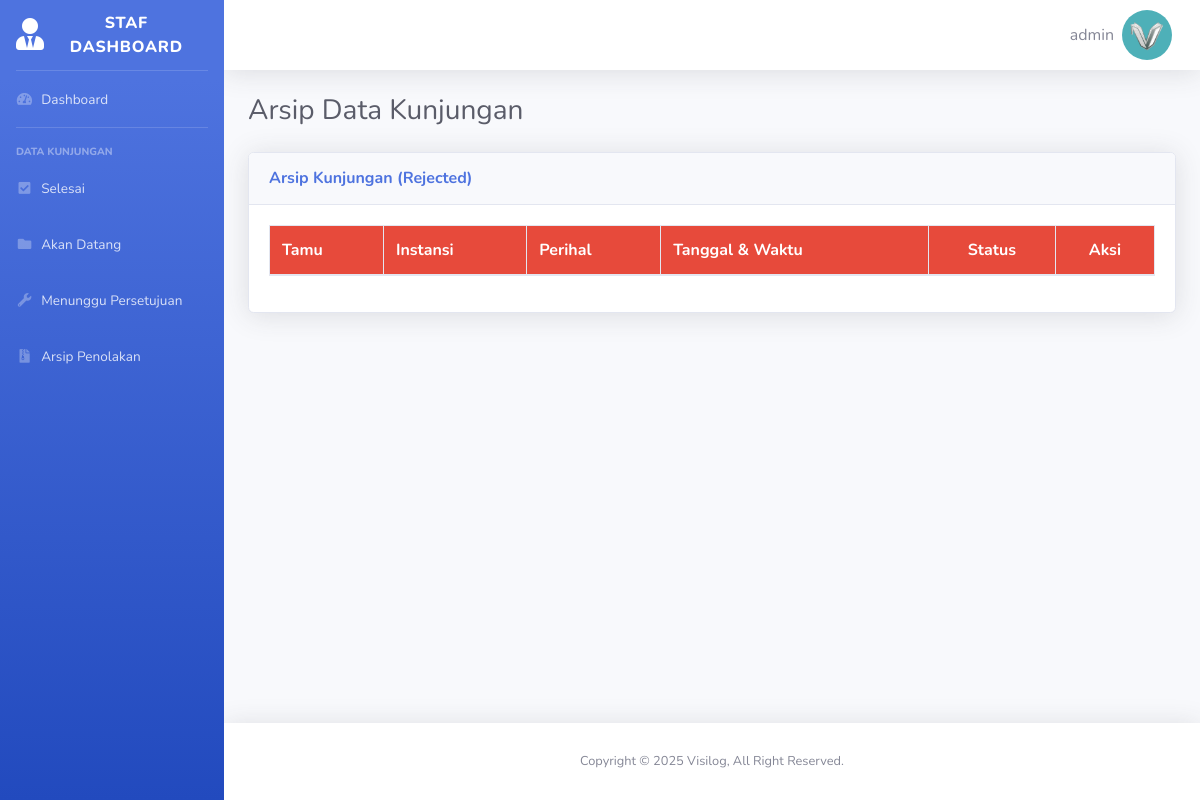
/arsip_kunjungan.php (signed in), run on an earlier commit of the app's database.
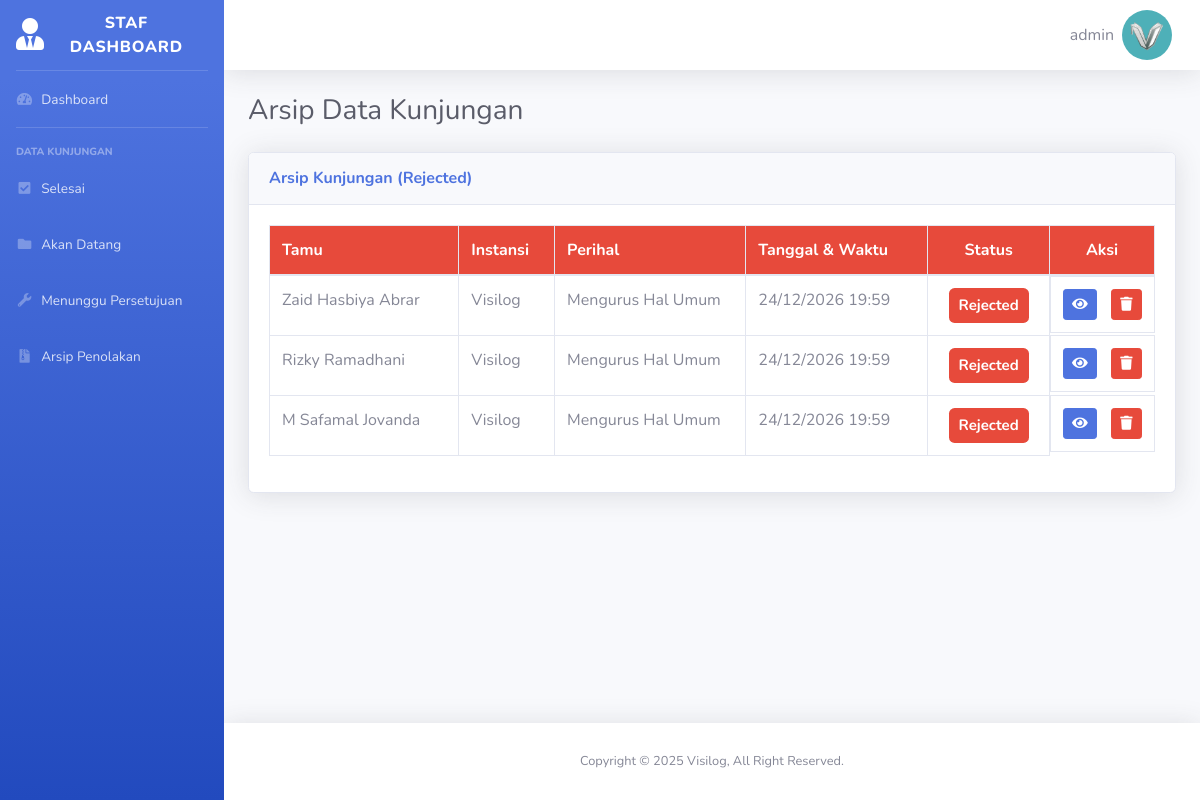
And on a later commit of the database.
### tables this page shows
CREATE TABLE `visit_data` (
  `id` int(11) NOT NULL,
  `guest_name` varchar(255) NOT NULL,
  `email` varchar(255) NOT NULL,
  `phone_number` varchar(255) NOT NULL,
  `company_name` varchar(255) NOT NULL,
  `visit_regards` enum('Urusan_surat','Urusan_keuangan','Urusan_umum','Urusan_sarana','Janji_temu_unit','Janji_temu_staf') NOT NULL,
  `visit_desc` varchar(255) NOT NULL,
  `id_unit` int(11) DEFAULT NULL,
  `id_staf` int(11) DEFAULT NULL,
  `visit_date` date NOT NULL,
  `time_in` time NOT NULL,
  `time_out` time NOT NULL,
  `status` enum('Pending','Done','Upcoming','Close','Now','Rejected') NOT NULL
);

### arsip_kunjungan.php (the view, shortened to what this page needs)
<?php include 'dashboard_template/header.php'; ?>
<?php
$delete_sql = "DELETE FROM visit_data
               WHERE `status` = 'Rejected'
               AND DATE(visit_date) < DATE_SUB(CURDATE(), INTERVAL 6 DAY)";
mysqli_query($koneksi, $delete_sql);
?>
<body class="page-top">
    <div id="wrapper">
        <?php include 'dashboard_template/sidebar.php'; ?>
        <div id="content-wrapper" class="d-flex flex-column">
            <div id="content">
                <?php include 'dashboard_template/topbar.php'; ?>
                <div class="container-fluid">
                    <div class="d-sm-flex align-items-center justify-content-between mb-4">
                        <h1 class="h3 mb-0 text-gray-800">Arsip Data Kunjungan</h1>
                    </div>
                    <div class="card shadow mb-4">
                        <div class="card-header py-3">
                            <h6 class="m-0 font-weight-bold text-primary">Arsip Kunjungan (Rejected)</h6>
                        </div>
                        <div class="card-body">
                            <div class="table-responsive">
                                <table class="table table-bordered" id="dataTable" width="100%" cellspacing="0">
                                    <thead class="thead bg-danger text-white fw-bold">
                                        <tr>
                                            <th>Tamu</th>
                                            <th>Instansi</th>
                                            <th>Perihal </th>
                                            <th>Tanggal & Waktu</th>
                                            <th class="text-center">Status</th>
                                            <th class="text-center">Aksi</th>
                                        </tr>
                                    </thead>
                                    <tbody>
                                        <?php
                                        $sql = "SELECT * FROM visit_data WHERE `status` = 'Rejected' ORDER BY id DESC";
                                        $query = mysqli_query($koneksi, $sql);
                                        foreach ($query as $data) {
                                        ?>
                                            <tr>
                                                <td><?= $data['guest_name']; ?></td>
                                                <td><?= $data['company_name']; ?></td>
                                                <td><?= $data['visit_desc']; ?></td>
                                                <td><?= date('d/m/Y', strtotime($data['visit_date'])); ?> <span><?= date('H:i', strtotime($data['time_in'])); ?></span></td>
                                                <td class="text-center">
                                                    <span class="badge badge-danger" style="padding: 10px; font-size: 15px;">
                                                        <?= $data['status']; ?>
                                                    </span>
                                                </td>
                                                <td class="d-flex justify-content-between">
                                                    <a href="info.php?id=<?= $data['id'] ?>" class="btn btn-primary btn-sm" title="Info">
                                                        <i class=" fas fa-eye"></i>
                                                    </a>
                                                    <a onclick="return confirm('Apakah anda yakin ingin menghapus data ini?')" href="proses_hapus.php?id=<?= $data['id'] ?>" class="btn btn-danger btn-sm" title="Hapus" onclick="confirm('Apakah Anda Yakin ingin Menghapus Data ini?')">
                                                        <i class="fas fa-trash"></i>
                                                    </a>
                                                </td>
                                            </tr>
                                        <?php } ?>
                                    </tbody>
                                </table>
                            </div>
                        </div>
                    </div>
                </div>
            </div>
            <?php include 'dashboard_template/footer.php'; ?>
</body>

What changed in the data, as far as the page shows it:
added visit_data: guest_name "Zaid Hasbiya Abrar", company_name "Visilog", visit_desc "Mengurus Hal Umum", visit_date "24/12/2026", time_in "19:59", status "Rejected"
added visit_data: guest_name "Rizky Ramadhani", company_name "Visilog", visit_desc "Mengurus Hal Umum", visit_date "24/12/2026", time_in "19:59", status "Rejected"
added visit_data: guest_name "M Safamal Jovanda", company_name "Visilog", visit_desc "Mengurus Hal Umum", visit_date "24/12/2026", time_in "19:59", status "Rejected"
